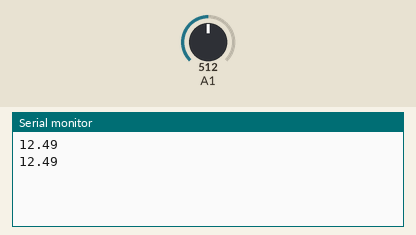
This sketch was run on a simulated Arduino Uno, built with avr-gcc and run on an emulated ATmega328P. Shown: the last lines printed to the serial monitor. Inputs (shaded band) come from the test bench; at power-on: A1 = 512.

Above: at 1.8 s.
1.9 s: A1 set to 716
At 2.8 s:
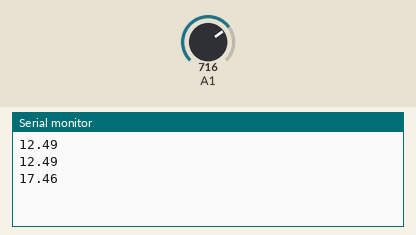
3.4 s: A1 set to 900
At 4.9 s:
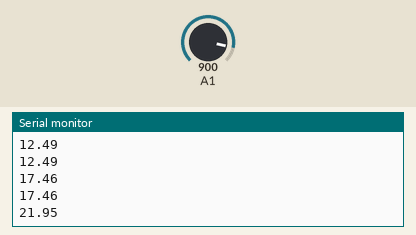
Timing chart, 0 to 6.4 s (numbered marks = the images above; inputs shaded):
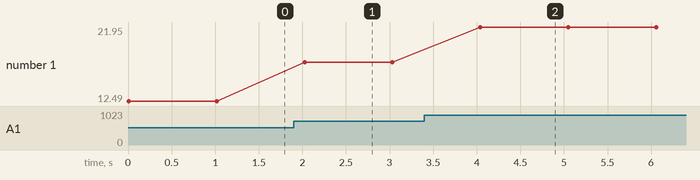

The sketch:

script-bluethoot-tension.ino
```cpp
#include <Wire.h>
#include <SoftwareSerial.h>

float tension;
SoftwareSerial HC06(7,8);  // pin7 Tx / pin8 Rx

void setup()
{
  Serial.begin(9600);
  HC06.begin(9600);

}

void loop()

{

  tension = analogRead(1)/41.00;

  HC06.print(tension);
  HC06.print("*T");

  Serial.println(tension);
  delay(1000);

}
```

Measured:
- after the input at 1.9 s, the serial monitor: prints a new line after 0.12 s (image 1)
- after the input at 3.4 s, the serial monitor: prints a new line after 0.64 s (image 2)
- plotted number 1: 12.49 → 17.46 after the input at 1.9 s, 17.46 → 21.95 after the input at 3.4 s
